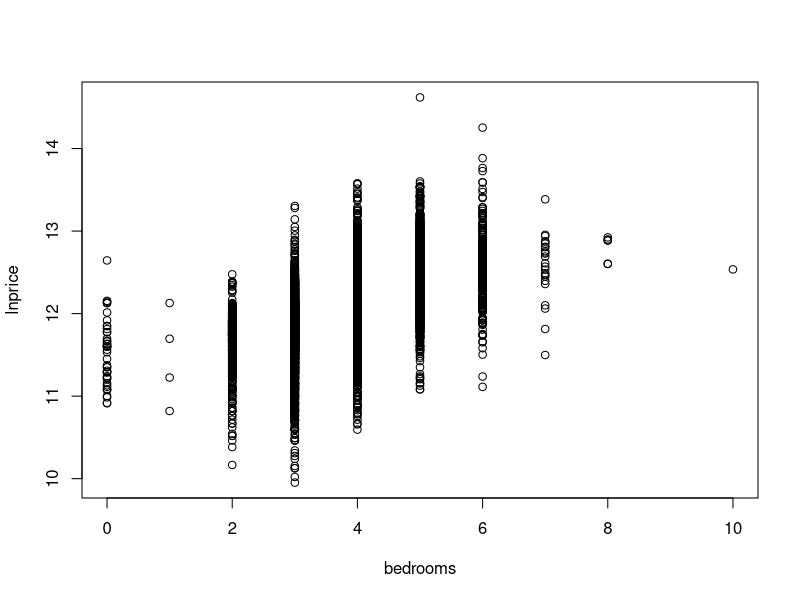
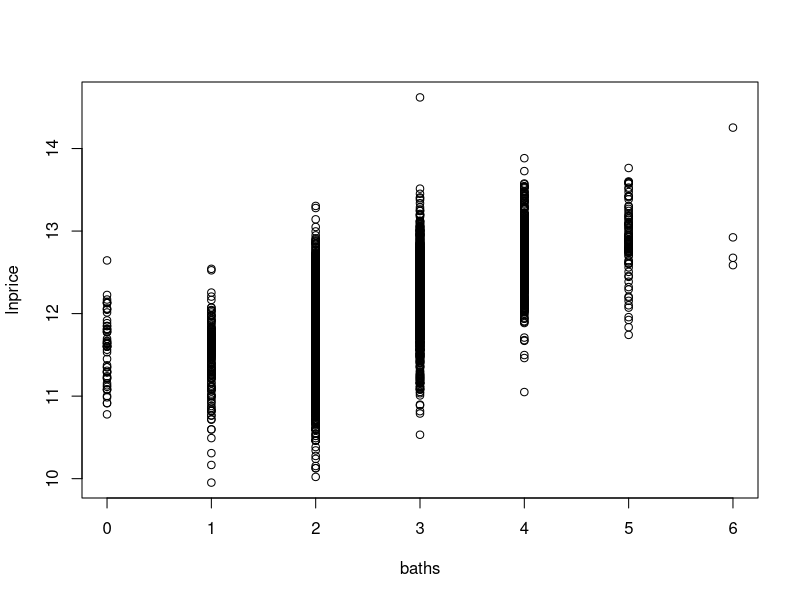
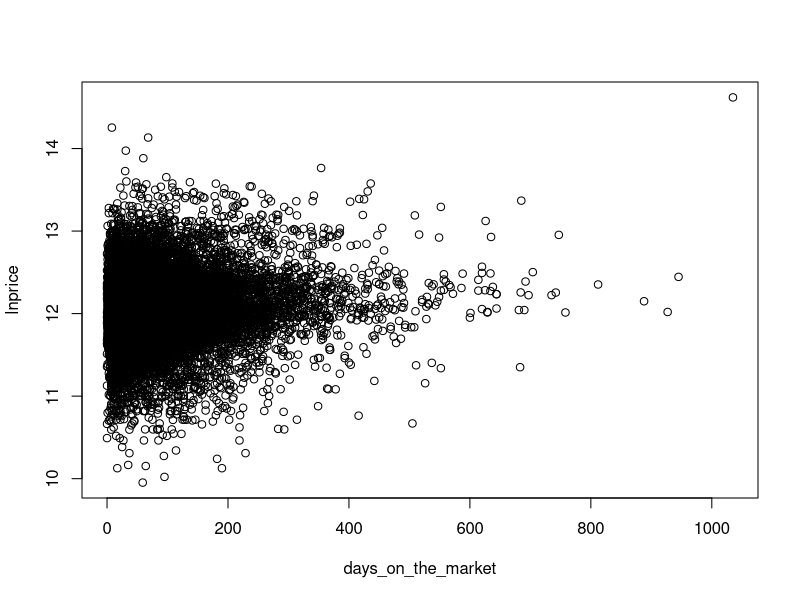
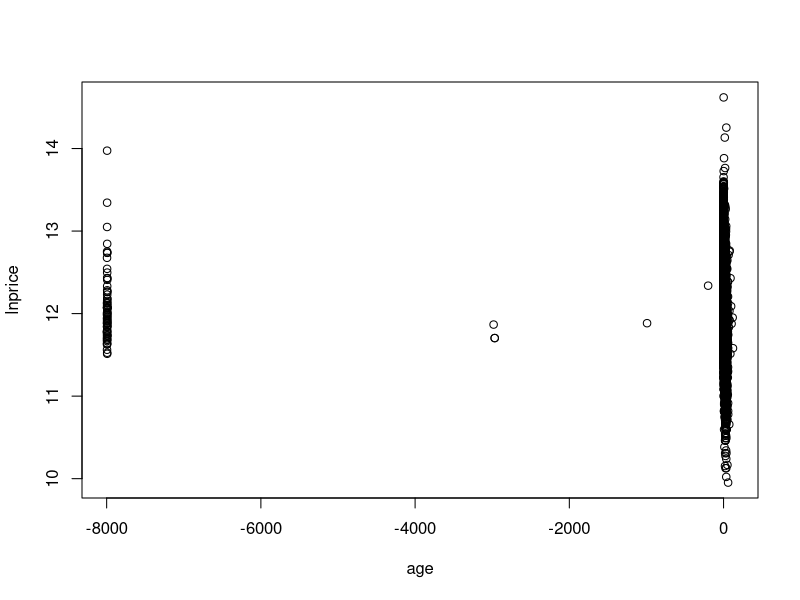
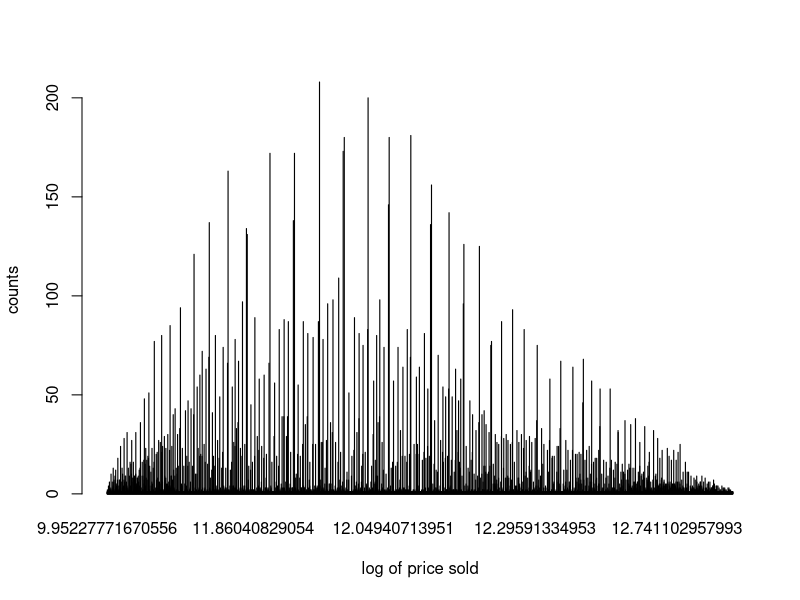

These charts were generated, in order, by the following R code:
# Preliminary steps 

# Be sure we have the neccesary packages installed/loaded

# install.packages(c("tidyverse", "plm","glmnet","gridExtra","tidyr"))
 
library(tidyverse)  #collection of R packages for data science 

library(plm)          #to run panel data regressions

library(glmnet)      #to run Lasso regressions (ML)

library(gridExtra)  #to put many graphs in one (subplots)

library(tidyr)      #get some extra tools like separate

# Set working environment to my git folder
#setwd("D:/data/real_estate/real_estate_model")


# Load data

MLS <- read.csv("data/data4project.csv", stringsAsFactors = FALSE,strip.white = TRUE,sep = ',') 
str(MLS)

# Check my data
head(MLS)
summary(MLS) #Descriptive


# Variable Distribution

table(MLS$type,MLS$bedrooms,exclude = NULL)  #Type of houses, bedrooms

table(MLS$type,MLS$fireplace,exclude=NULL)  #Type of houses, fireplaces

table(MLS$yearbuilt,exclude=NULL) #Built year

#let us check the distribution

MLS$lnprice <- log(MLS$price_sold)

MLS$age <- MLS$year-MLS$yearbuilt

##`stat_bin()` using `bins = 30`. Pick better value with `binwidth`.


# Some plots
plot(MLS$bedrooms,MLS$lnprice, xlab="bedrooms",ylab="lnprice")

plot(MLS$baths,MLS$lnprice,xlab="baths",ylab="lnprice")

plot(MLS$days_on_market,MLS$lnprice,xlab="days_on_the_market",ylab="lnprice")

plot(MLS$age,MLS$lnprice, xlab="age",ylab="lnprice")

#count
counts <- table(MLS$lnprice)
barplot(counts, ylab="counts", xlab="log of price sold")


#Need to do some cleaning...

#first, cleaning up the type:
unique(MLS$type)

MLS$type <- ifelse(MLS$type=="Res"   | MLS$type=="Resid", "Residential", MLS$type) 
MLS$type <- ifelse(MLS$type=="Multi" | MLS$type=="Mdw", "Multidweling", MLS$type) 
MLS$type <- ifelse(MLS$type=="Condo", "Built As Condomimum", MLS$type) 
MLS$type <- ifelse(MLS$type=="", "Other", MLS$type) 
unique(MLS$type)

#There are many different strings for pool and we only want a yes/no 
#type of variable

attach(MLS)
unique(MLS$pool)

MLS$pooldummy <- ifelse(pool!="None_"
                        & pool!="NONE_"
                        & pool!="No Swimming Pool"
                        & pool!="No Swimming Poo"
                        & pool!="None"
                        & pool!="Pool-No Swimming Poo"
                        & pool!="Above Ground,None"
                        & pool!="Ingrn,None_"
                        & pool!="INGRN,NONE_"
                        & pool!="ABOVE,NONE_"
                        & pool!="INGRN,NONE_"
                        , 1, NA)

# MLS$pooldummy

MLS$pooldummy <- ifelse(is.na(MLS$pooldummy)
                        , 0, ifelse(pool=="","",MLS$pooldummy))

# MLS$pooldummy

table(pool,MLS$pooldummy,exclude=NULL)

detach(MLS)


#now let us define basement

MLS$basement<-toupper(MLS$basement) 
MLS$basementdummy<-ifelse(grepl("FINSH",MLS$basement)
                          ,"Yes",ifelse(MLS$basement=="","","No")) 
table(MLS$basementdummy)


#now let us check the heater type
MLS$heattype<-toupper(MLS$heattype) 
unique(MLS$heattype)
MLS$centralheat<-ifelse(grepl("CNTRL",MLS$heat)
                        ,"Yes",ifelse(MLS$heattype=="","","No"))

table(MLS$centralheat)


cat("Unique MLS Styles \n")
unique(MLS$style)

MLStest <- MLS %>% separate(style, c("style"),extra='drop')
          #you could also try adding an specific separator like 'comma'
          # with adding the option sep=','

cat("\n New Unique MLS styles \n")
unique(MLStest$style)



attach(MLS)
MLS$style <- ifelse(style=="Tradt", "Traditional", style)
MLS$style <- ifelse(style=="Europ", "European", style)
MLS$style <- ifelse(style=="Colon", "Colonial", style)
MLS$style <- ifelse(style=="Cntmp", "Contemporary", style) 
MLS$style <- ifelse(style=="Cntry", "Country", style) 
MLS$style <- ifelse(style!="Traditional" & style!="European"
                    & style!="Colonial" & style!="Conte mporary" 
                    & style!="Country" & style!="Ranch", "Other"
                    , style)

detach(MLS)
unique(MLS$style)


MLS$school_dist <-ifelse(is.na(MLS$school_dist),100000
                         ,MLS$school_dist)


# Further cleaning based on weird and bias observations:
#   1. Houses with missing bedrooms/fireplace/baths 
#   2. Houses types with not many observations 
#   3. Houses that were built in an unknown/weird year 
#   4. Houses with missing zipcode 
#   5. Houses with missing info on heating/basement/pool

MLS<-MLS[(is.na(MLS$bedrooms)==FALSE 
          & is.na(MLS$fireplace)==FALSE 
          & is.na(MLS$baths)==FALSE),]

MLS<-MLS[MLS$type!="Deeded" 
         & MLS$type!="Conversion" 
         & MLS$type!="Quadraplex" 
         & MLS$type!="Duple x",] 

MLS<-MLS[MLS$yearbuilt<2009,]

MLS<-MLS[is.na(MLS$zipcode)==FALSE,] 

MLS<-MLS[MLS$pooldummy!="" 
         & MLS$basementdummy!=""& MLS$centralheat!="",]

# Convert some others to factor variables

MLS$pooldummy <- factor(MLS$pooldummy) 
MLS$basementdummy <- factor(MLS$basementdummy) 
MLS$centralheat <- factor(MLS$centralheat) 
MLS$type <- factor(MLS$type) 
MLS$style <- factor(MLS$style) 
MLS$school_dist <- factor(MLS$school_dist) 
MLS$year<- factor(MLS$year) 
MLS$zipcode <- factor(MLS$zipcode)
